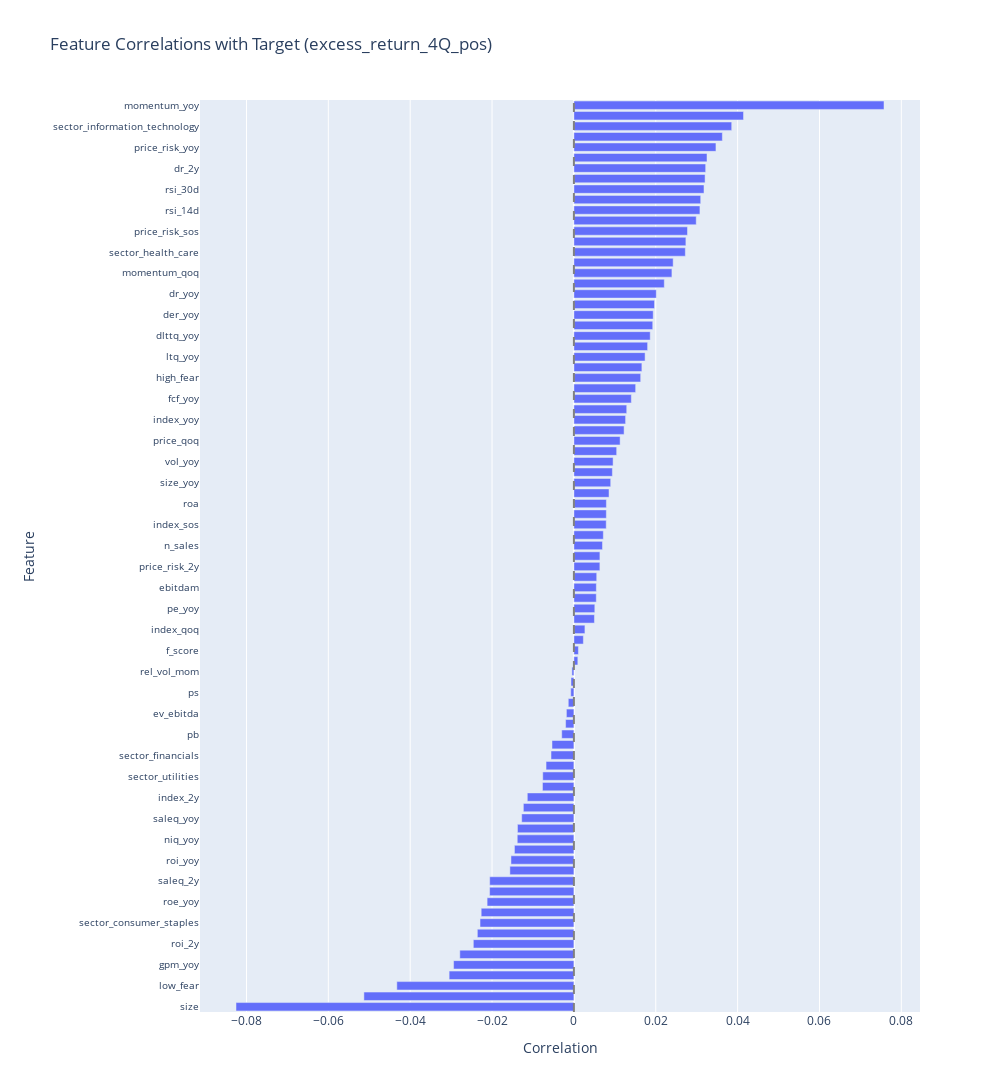

The cell this chart's notebook holds for it:
### Code cell
df = data.to_pandas()
df_standardized = (df[features] - df[features].mean()) / df[features].std()
corr = df_standardized.corrwith(df[target])
corr_df = pl.DataFrame({"Feature": corr.index, "Correlation": corr.values}).sort(
    "Correlation", descending=False
)

fig = px.bar(
    corr_df,
    x="Correlation",
    y="Feature",
    orientation="h",
    title=f"Feature Correlations with Target ({target})",
    width=1000,
    height=1200,
)
fig.update_layout(yaxis={"tickfont": {"size": 10}}, showlegend=False, margin={"l": 200})
fig.add_vline(x=0, line_dash="dash", line_color="gray")
fig.show()

### Figure 1 — Plotly figure (JSON) as saved in the notebook; plotly's stock layout.template omitted (floating-point values rounded to 4 significant figures)
{"data": [{"alignmentgroup": "True", "hovertemplate": "Correlation=%{x}<br>Feature=%{y}<extra></extra>", "legendgroup": "", "marker": {"color": "#636efa", "pattern": {"shape": ""}}, "name": "", "offsetgroup": "", "orientation": "h", "showlegend": false, "textposition": "auto", "type": "bar", "x": [-0.08256, -0.05131, -0.04326, -0.03048, -0.0294, -0.02787, -0.02457, -0.02359, -0.02294, -0.02265, -0.0212, -0.0206, -0.02058, -0.01564, -0.01537, -0.01452, -0.01384, -0.01379, -0.01276, -0.01235, -0.01139, -0.007677, -0.007615, -0.006808, -0.005591, -0.005354, -0.002977, -0.002027, -0.001834, -0.001373, -0.0007669, -0.0007161, -0.0004857, 0.0009606, 0.001102, 0.002311, 0.002694, 0.005019, 0.005112, 0.005469, 0.005486, 0.005576, 0.006347, 0.006356, 0.006979, 0.007193, 0.007898, 0.007927, 0.007939, 0.008586, 0.008992, 0.009403, 0.009577, 0.01045, 0.01129, 0.01226, 0.01263, 0.01291, 0.01403, 0.01509, 0.01632, 0.01661, 0.01739, 0.01801, 0.01865, 0.01926, 0.01938, 0.0197, 0.02013, 0.02209, 0.02395, 0.02425, 0.02723, 0.02736, 0.02775, 0.02989, 0.03079, 0.03098, 0.03178, 0.03205, 0.03219, 0.03252, 0.03471, 0.03627, 0.03855, 0.04144, 0.07577], "xaxis": "x", "y": ["size", "sector_energy", "low_fear", "roa_yoy", "gpm_yoy", "roa_2y", "roi_2y", "sector_consumer_discretionary", "sector_consumer_staples", "niq_2y", "roe_yoy", "gpm_2y", "saleq_2y", "atr_yoy", "roi_yoy", "price_2y", "niq_yoy", "pe_2y", "saleq_yoy", "sector_materials", "index_2y", "rel_vol_yoy", "sector_utilities", "insider_balance", "sector_financials", "volume_ma20", "pb", "sector_real_estate", "ev_ebitda", "n_purch", "ps", "index_mom", "rel_vol_mom", "vol_2y", "f_score", "rel_vol_qoq", "index_qoq", "pe", "pe_yoy", "ev_ebitda_yoy", "ebitdam", "sector_communication_services", "price_risk_2y", "gpm", "n_sales", "roe", "index_sos", "ltq_2y", "roa", "price_mom", "size_yoy", "volume_ma50", "vol_yoy", "pb_yoy", "price_qoq", "ltcr_yoy", "index_yoy", "price_yoy", "fcf_yoy", "ps_yoy", "high_fear", "vol_mom", "ltq_yoy", "earn_drift", "dlttq_yoy", "vol_sos", "der_yoy", "ltda_yoy", "dr_yoy", "vol_qoq", "momentum_qoq", "momentum_mom", "sector_health_care", "price_risk_qoq", "price_risk_sos", "momentum_2y", "rsi_14d", "sector_industrials", "rsi_30d", "rsi_60d", "dr_2y", "rsi_90d", "price_risk_yoy", "rsi_1y", "sector_information_technology", "fear_ma30", "momentum_yoy"], "yaxis": "y"}], "layout": {"barmode": "relative", "height": 1200, "legend": {"tracegroupgap": 0}, "margin": {"l": 200}, "shapes": [{"line": {"color": "gray", "dash": "dash"}, "type": "line", "x0": 0, "x1": 0, "xref": "x", "y0": 0, "y1": 1, "yref": "y domain"}], "showlegend": false, "title": {"text": "Feature Correlations with Target (excess_return_4Q_pos)"}, "width": 1000, "xaxis": {"anchor": "y", "domain": [0, 1], "title": {"text": "Correlation"}}, "yaxis": {"anchor": "x", "domain": [0, 1], "tickfont": {"size": 10}, "title": {"text": "Feature"}}}}
